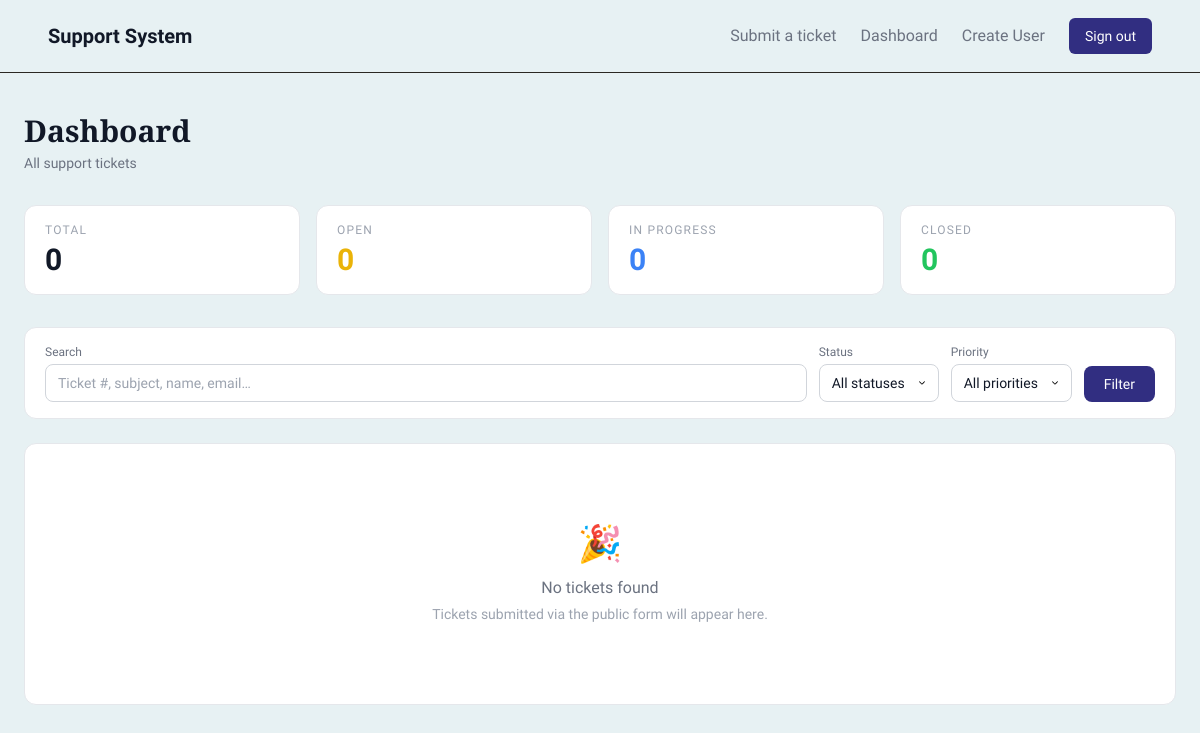
The page /dashboard (signed in) on the database as committed earlier.
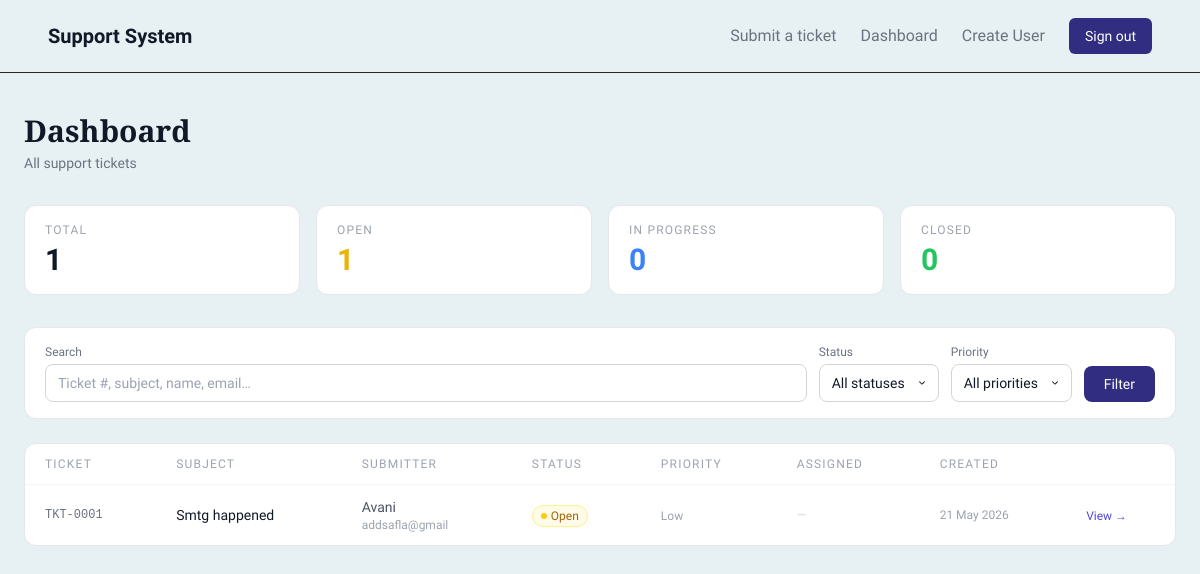
The same page on the database as committed later.
### models/ticket.py (models this page shows)
class Ticket(db.Model):
    __tablename__ = 'tickets'
    id = db.Column(db.Integer, primary_key=True)
    ticket_number = db.Column(db.String(20), unique=True, nullable=False)
    subject = db.Column(db.String(200), nullable=False)
    description = db.Column(db.Text, nullable=False)
    status = db.Column(db.String(20), nullable=False, default='open')
    priority = db.Column(db.String(20), nullable=False, default='low')
    submitter_name = db.Column(db.String(100), nullable=False)
    submitter_email = db.Column(db.String(120), nullable=False)
    assigned_to = db.Column(db.Integer, db.ForeignKey('users.id'), nullable=True)
    created_at = db.Column(db.DateTime, default=datetime.utcnow)
    updated_at = db.Column(db.DateTime, default=datetime.utcnow, onupdate=datetime.utcnow)
    closed_at = db.Column(db.DateTime, nullable=True)
    attachments = db.relationship('TicketAttachment', backref='ticket', lazy=True)
    assignee = db.relationship('User', backref='assigned_tickets', lazy=True)
    field_values = db.relationship('TicketFieldValue', backref='ticket', lazy=True)
    comments = db.relationship('TicketComment', backref='ticket', lazy=True)
    history = db.relationship('TicketHistory', backref='ticket', lazy=True)

### routes/tickets.py (the view, shortened to what this page needs)
@tickets_bp.route('/dashboard')
@login_required
def dashboard():
    status_filter = request.args.get('status', 'all')
    priority_filter = request.args.get('priority', 'all')
    search = request.args.get('search', '').strip()
    query = Ticket.query
    if status_filter != 'all':
        query = query.filter_by(status=status_filter)
    if priority_filter != 'all':
        query = query.filter_by(priority=priority_filter)
    tickets = query.order_by(Ticket.created_at.desc()).all()
    total       = Ticket.query.count()
    open_count  = Ticket.query.filter_by(status='open').count()
    in_progress = Ticket.query.filter_by(status='in_progress').count()
    closed      = Ticket.query.filter_by(status='closed').count()
    return render_template(
        'tickets/dashboard.html',
        tickets=tickets,
        status_filter=status_filter,
        priority_filter=priority_filter,
        search=search,
        total=total,
        open_count=open_count,
        in_progress=in_progress,
        closed=closed,
    )

### app.py (called while the page is built)
@app.after_request
def add_no_cache(response):
    response.headers['Cache-Control'] = 'no-cache, no-store, must-revalidate'
    response.headers['Pragma'] = 'no-cache'
    response.headers['Expires'] = '0'
    return response

### routes/tickets.py (called while the page is built)
@tickets_bp.after_request
def add_no_cache(response):
    response.headers['Cache-Control'] = 'no-cache, no-store, must-revalidate'
    response.headers['Pragma'] = 'no-cache'
    response.headers['Expires'] = '0'
    return response

### templates/tickets/dashboard.html (shortened to what this page needs)
{% extends "base.html" %}
{% block content %}
<div class="max-w-7xl mx-auto px-6 py-10">
  <div class="mb-8">
    <h1 class="font-serif text-3xl font-bold text-gray-900">Dashboard</h1>
    <p class="text-gray-500 text-sm mt-1">All support tickets</p>
  </div>
  <div class="grid grid-cols-2 sm:grid-cols-4 gap-4 mb-8">
    <div class="bg-white rounded-xl border border-gray-200 px-5 py-4">
      <p class="text-xs text-gray-400 uppercase tracking-widest mb-1">Total</p>
      <p class="text-3xl font-bold text-gray-900">{{ total }}</p>
    </div>
    <div class="bg-white rounded-xl border border-gray-200 px-5 py-4">
      <p class="text-xs text-gray-400 uppercase tracking-widest mb-1">Open</p>
      <p class="text-3xl font-bold text-yellow-500">{{ open_count }}</p>
    </div>
    <div class="bg-white rounded-xl border border-gray-200 px-5 py-4">
      <p class="text-xs text-gray-400 uppercase tracking-widest mb-1">In Progress</p>
      <p class="text-3xl font-bold text-blue-500">{{ in_progress }}</p>
    </div>
    <div class="bg-white rounded-xl border border-gray-200 px-5 py-4">
      <p class="text-xs text-gray-400 uppercase tracking-widest mb-1">Closed</p>
      <p class="text-3xl font-bold text-green-500">{{ closed }}</p>
    </div>
  </div>
  <form method="GET" action="{{ url_for('tickets.dashboard') }}"
        class="bg-white border border-gray-200 rounded-xl px-5 py-4 mb-6 flex flex-wrap gap-3 items-end">
    <div class="flex-1 min-w-[180px]">
      <label class="block text-xs text-gray-500 mb-1">Search</label>
      <input
        type="text"
        name="search"
        value="{{ search }}"
        placeholder="Ticket #, subject, name, email…"
        class="w-full rounded-lg border border-gray-300 px-3 py-2 text-sm focus:outline-none focus:ring-2 focus:ring-indigo-500"
      >
    </div>
    <div>
      <label class="block text-xs text-gray-500 mb-1">Status</label>
      <select name="status" class="rounded-lg border border-gray-300 px-3 py-2 pr-8 text-sm bg-white focus:outline-none focus:ring-2 focus:ring-indigo-500">
        <option value="all"      {% if status_filter == 'all' %}selected{% endif %}>All statuses</option>
      </select>
    </div>
    <div>
      <label class="block text-xs text-gray-500 mb-1">Priority</label>
      <select name="priority" class="rounded-lg border border-gray-300 px-3 py-2 pr-8 text-sm bg-white focus:outline-none focus:ring-2 focus:ring-indigo-500">
        <option value="all"    {% if priority_filter == 'all' %}selected{% endif %}>All priorities</option>
      </select>
    </div>
    <button type="submit"
            class="bg-indigo-900 hover:bg-indigo-700 text-white text-sm font-medium px-5 py-2 rounded-lg transition">
      Filter
    </button>
  </form>
  <div class="bg-white border border-gray-200 rounded-xl overflow-hidden">
    {% if tickets %}
    <table class="w-full text-sm">
      <thead>
        <tr class="border-b border-gray-100 text-xs text-gray-400 uppercase tracking-widest">
          <th class="text-left px-5 py-3 font-medium">Ticket</th>
          <th class="text-left px-5 py-3 font-medium">Subject</th>
          <th class="text-left px-5 py-3 font-medium">Submitter</th>
          <th class="text-left px-5 py-3 font-medium">Status</th>
          <th class="text-left px-5 py-3 font-medium">Priority</th>
          <th class="text-left px-5 py-3 font-medium">Assigned</th>
          <th class="text-left px-5 py-3 font-medium">Created</th>
          <th class="px-5 py-3"></th>
        </tr>
      </thead>
      <tbody class="divide-y divide-gray-50">
        {% for ticket in tickets %}
        <tr class="hover:bg-gray-50 transition">
          <td class="px-5 py-3 font-mono text-xs text-gray-500">{{ ticket.ticket_number }}</td>
          <td class="px-5 py-3 text-gray-900 max-w-[200px] truncate">{{ ticket.subject }}</td>
          <td class="px-5 py-3 text-gray-600">
            <div>{{ ticket.submitter_name }}</div>
            <div class="text-xs text-gray-400">{{ ticket.submitter_email }}</div>
          </td>
          <td class="px-5 py-3">
            {% if ticket.status == 'open' %}
              <span class="inline-flex items-center gap-1 text-xs font-medium text-yellow-700 bg-yellow-50 border border-yellow-200 px-2 py-0.5 rounded-full">
                <span class="w-1.5 h-1.5 rounded-full bg-yellow-400"></span> Open
              </span>
            {% elif ticket.status == 'in_progress' %}
              <span class="inline-flex items-center gap-1 text-xs font-medium text-blue-700 bg-blue-50 border border-blue-200 px-2 py-0.5 rounded-full">
                <span class="w-1.5 h-1.5 rounded-full bg-blue-400"></span> In Progress
              </span>
            {% elif ticket.status == 'closed' %}
              <span class="inline-flex items-center gap-1 text-xs font-medium text-green-700 bg-green-50 border border-green-200 px-2 py-0.5 rounded-full">
                <span class="w-1.5 h-1.5 rounded-full bg-green-400"></span> Closed
              </span>
            {% else %}
              <span class="text-xs text-gray-400">{{ ticket.status }}</span>
            {% endif %}
          </td>
          <td class="px-5 py-3">
            {% if ticket.priority == 'urgent' %}
              <span class="text-xs font-semibold text-red-600">Urgent</span>
            {% elif ticket.priority == 'high' %}
              <span class="text-xs font-semibold text-orange-500">High</span>
            {% elif ticket.priority == 'medium' %}
              <span class="text-xs font-semibold text-yellow-600">Medium</span>
            {% else %}
              <span class="text-xs text-gray-400">Low</span>
            {% endif %}
          </td>
          <td class="px-5 py-3 text-gray-500 text-xs">
            {% if ticket.assignee %}
              {{ ticket.assignee.name }}
            {% else %}
              <span class="text-gray-300">—</span>
            {% endif %}
          </td>
          <td class="px-5 py-3 text-gray-400 text-xs whitespace-nowrap">
            {{ ticket.created_at.strftime('%d %b %Y') }}
          </td>
          <td class="px-5 py-3">
            <a href="{{ url_for('tickets.view_ticket', ticket_id=ticket.id) }}"
               class="text-indigo-600 hover:text-indigo-800 text-xs font-medium transition">
              View →
            </a>
          </td>
        </tr>
        {% endfor %}
      </tbody>
    </table>
    {% else %}
    <div class="text-center py-20 text-gray-400">
      <p class="text-4xl mb-3">🎉</p>
      <p class="font-medium text-gray-500">No tickets found</p>
      <p class="text-sm mt-1">
        {% if search or status_filter != 'all' or priority_filter != 'all' %}
          Try adjusting your filters.
        {% else %}
          Tickets submitted via the public form will appear here.
        {% endif %}
      </p>
    </div>
    {% endif %}
  </div>
</div>
{% endblock %}

### templates/base.html (shortened to what this page needs)
<!DOCTYPE html>
<html lang="en">
<head>
  <script src="https://cdn.tailwindcss.com"></script>
</head>
<body class="font-sans text-gray-900 min-h-screen">
  <nav class="bg-[#e7f1f3] border-b border-[#2B2822] px-12 py-[18px] flex items-center justify-between">
    <a href="{{ url_for('public.submit') }}" class="font-sans font-semibold text-xl text-gray-900">
      Support System
    </a>
    <div class="flex items-center gap-6">
      <a href="{{ url_for('public.submit') }}"
         class="text-base text-gray-500 hover:text-gray-900 hover:underline transition">
        Submit a ticket
      </a>
      {% if current_user.is_authenticated %}
        <a href="{{ url_for('tickets.dashboard') }}"
           class="text-base text-gray-500 hover:text-gray-900 hover:underline transition">
          Dashboard
        </a>
        <a href="{{ url_for('public.submit') }}"
         class="text-base text-gray-500 hover:text-gray-900 hover:underline transition">
        Create User
        </a>
        <a href="{{ url_for('auth.logout') }}"
           class="text-sm bg-indigo-900 text-white px-4 py-2 rounded-md hover:bg-indigo-700 transition">
          Sign out
        </a>
      {% else %}
        <a href="{{ url_for('auth.login') }}"
           class="text-sm bg-indigo-900 text-white px-4 py-2 rounded-md hover:bg-indigo-700 transition">
          Admin login
        </a>
      {% endif %}
    </div>
  </nav>
  {% block content %}{% endblock %}
</body>
</html>

### templates/base.html (style rules this page uses)
body { background: #e7f1f3; }
select { appearance: none; -webkit-appearance: none; background-image: url("/static/down-arrow.svg"); background-repeat: no-repeat; background-position: right 10px center; background-size: 12px 12px; padding-right: 2rem !important; }

Rows that differ between the two databases and show on the page:
added Ticket: ticket_number "TKT-0001", subject "Smtg happened", submitter_name "Avani", submitter_email "addsafla@gmail", status "open" (drawn), priority "Low", created_at "21 May 2026"
Other text that changed with them:
{{ total }}: "0" → "1"
{{ open_count }}: "0" → "1"
text no longer shown: "🎉 No tickets found Tickets submitted via the public form will appear here."
text now shown: "TICKET SUBJECT SUBMITTER STATUS PRIORITY ASSIGNED CREATED"
